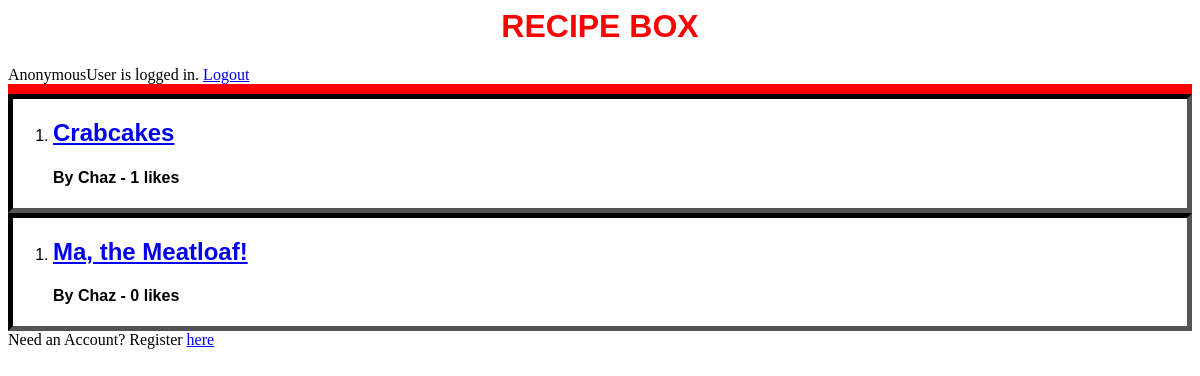
Before: / with the older database file.
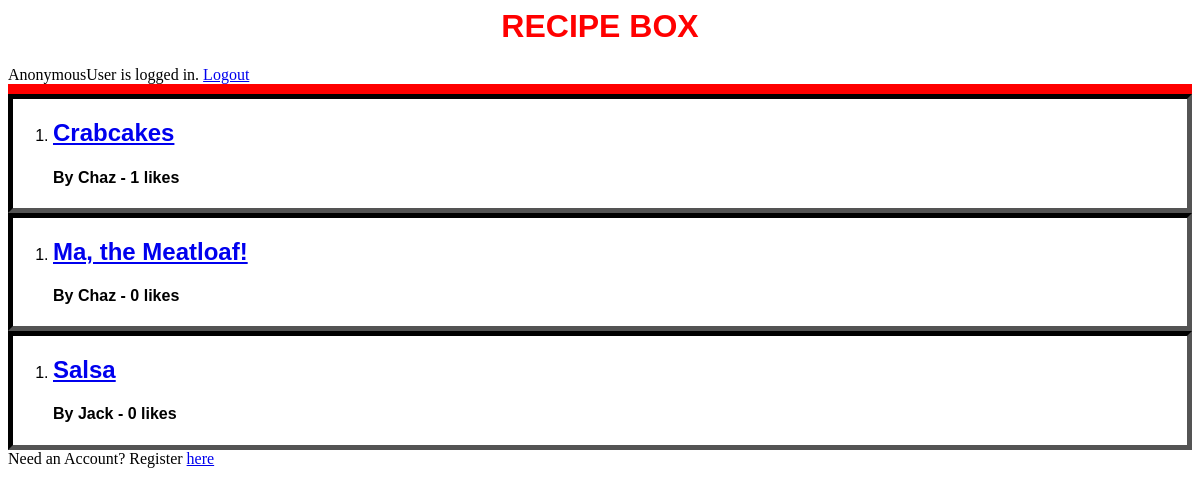
After: the same page with the newer database file.
### recipe_box_v1/models.py (models this page shows, shortened)
class Recipe(models.Model):
    title = models.CharField(max_length=100)
    author = models.ForeignKey(Author, on_delete=models.CASCADE)
    description = models.CharField(max_length=300)
    time_required = models.CharField(max_length=4)
    instructions = models.TextField(max_length=800)
    likes = models.ManyToManyField(Author, related_name="likes")

class Author(models.Model):
    user = models.OneToOneField(User, on_delete=models.CASCADE)
    name = models.CharField(max_length=30)
    bio = models.TextField(max_length=300)
    favorites = models.ManyToManyField("Recipe", related_name="favorites")

### recipe_box_v1/views.py (the view)
# urls.py: path('', index, name='homepage'),
def index(request, *args, **kwargs):
    html = 'index.html'
    items = Recipe.objects.all()
    return render(request, html, {'recipe_titles': items})

### recipe_box_v1/templates/index.html
<div style="color:red; font-family: Arial; text-align: center">
    <h1>RECIPE BOX</h1>
</div>
{{request.user}} is logged in.
<a href="logout/">Logout</a>
<div style="background-color: red; height: 10px"></div>
    {% for foo in recipe_titles %}
    <div style= 'border: 5px black inset; font-family: Arial'>
        <ol>
            <li>
                <h2><a href="recipe/{{foo.recipes}}">{{foo.title}}</a></h2>
                <h4>By {{foo.author.name}} - {{foo.likes.count}} likes</h4>
            </li>
        </ol>
    </div>
    {% endfor %}
Need an Account? Register <a href="signup/">here</a>

Changed rows visible on the page:
added Recipe: title "Salsa", author.name "Jack", likes.count "0"
